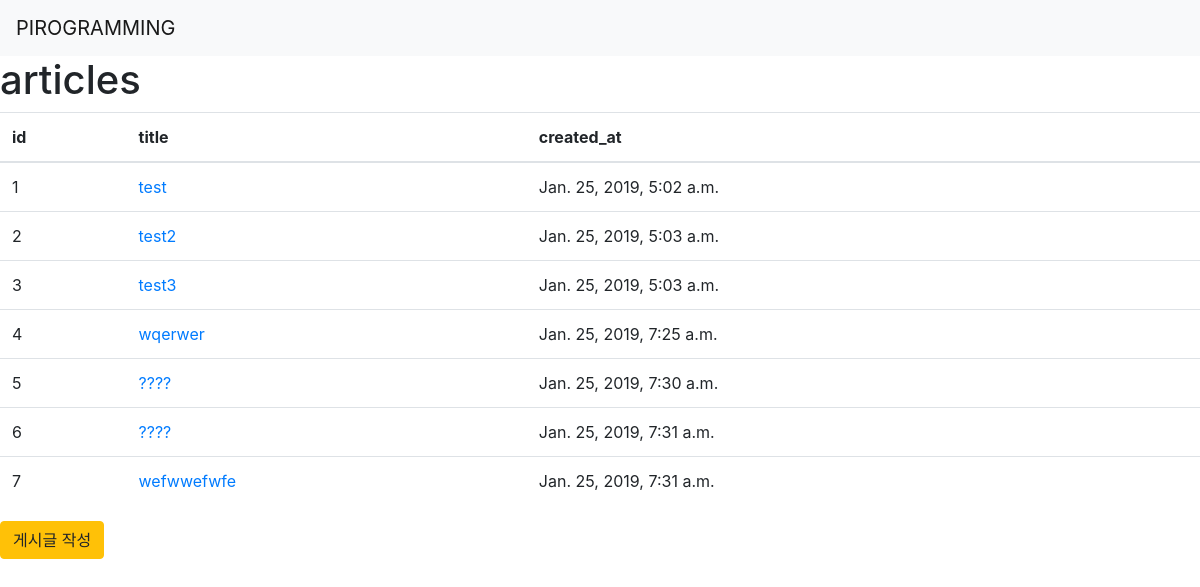
The app's page /article/ with its own data.
### article/models.py (models this page shows)
class Article(models.Model):
    title = models.CharField(max_length=20, verbose_name='제목')
    content = models.TextField(verbose_name='내용')
    created_at = models.DateTimeField(auto_now_add=True)
    updated_at = models.DateTimeField(auto_now=True)

### article/views.py (the view)
# urls.py: path('', list_article, name='list'),
def list_article(request):
    articles = Article.objects.all()
    data = {
        'articles': articles
    }
    return render(request, 'list.html', data)

### article/templates/list.html
{% extends 'base.html' %}
{% block content %}
    <h1>articles</h1>
    <table class="table">
        <thead>
            <tr>
                <th scope="col">id</th>
                <th scope="col">title</th>
                <th scope="col">created_at</th>
            </tr>
        </thead>
        <tbody>
            {% for article in articles %}
                <tr>
                    <td>{{ article.id }}</td>
                    <td>
                        <a href="{% url 'detail' article.id %}">
                            {{ article.title }}
                        </a>
                    </td>
                    <td>{{ article.created_at }}</td>
                </tr>
            {% endfor %}
        </tbody>
    </table>
	<a href="{% url 'create' %}"><button class="btn btn-warning">게시글 작성</button></a>
{% endblock %}

### templates/base.html (shortened to what this page needs)
<!DOCTYPE html>
<html lang="en">
<head>
    <link rel="stylesheet" href="https://stackpath.bootstrapcdn.com/bootstrap/4.2.1/css/bootstrap.min.css">
</head>
<body>
{% include 'header.html' %}
{% block content %}{% endblock %}
</body>
</html>

### templates/header.html (shortened to what this page needs)
<nav class="navbar navbar-expand-lg navbar-light bg-light">
  <a class="navbar-brand" href="#">PIROGRAMMING</a>
</nav>

### records on screen
Article: id "1", title "test", created_at "Jan. 25, 2019, 5:02 a.m."
Article: id "2", title "test2", created_at "Jan. 25, 2019, 5:03 a.m."
Article: id "3", title "test3", created_at "Jan. 25, 2019, 5:03 a.m."
Article: id "4", title "wqerwer", created_at "Jan. 25, 2019, 7:25 a.m."
Article: id "5", title "????", created_at "Jan. 25, 2019, 7:30 a.m."
Article: id "6", title "????", created_at "Jan. 25, 2019, 7:31 a.m."
Article: id "7", title "wefwwefwfe", created_at "Jan. 25, 2019, 7:31 a.m."
